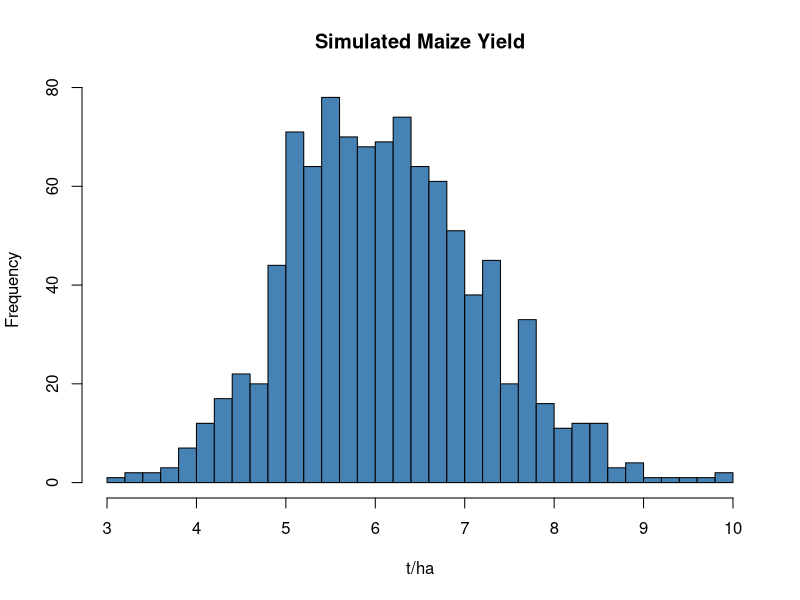
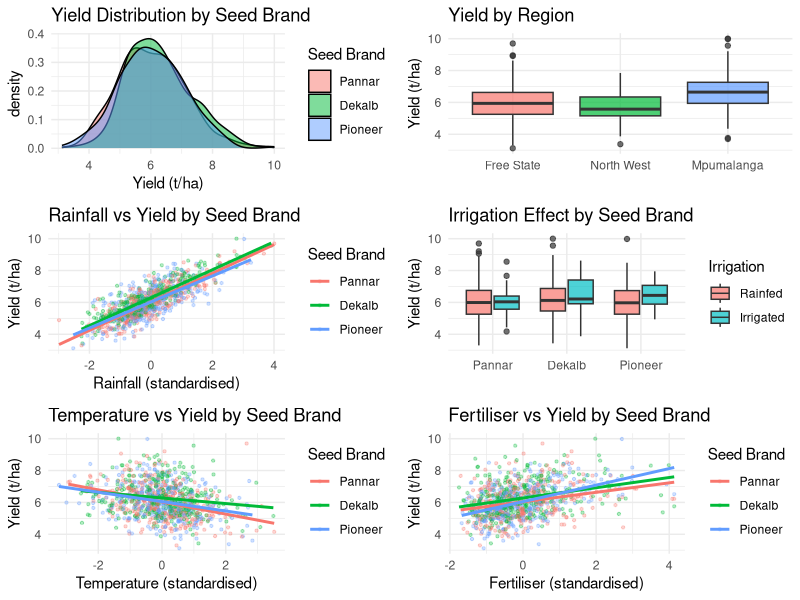

Recreate these plots in R, in order.
#Generate Observational Data

library(GGally)
library(writexl)


set.seed(123)
n <- 1000  # total observations (fields)

# -----------------------------------------------------------
# 1. REGION  
#    1 = Free State, 2 = North West, 3 = Mpumalanga
# -----------------------------------------------------------
regions <- c("Free State", "North West", "Mpumalanga")
region  <- sample(1:3, n, replace = TRUE, prob = c(0.6, 0.15, 0.25))

# -----------------------------------------------------------
# 2. AVERAGE TEMPERATURE  
# -----------------------------------------------------------
temp_params <- list(
  "1" = c(mean = 23, sd = 3),   # Free State
  "2" = c(mean = 24, sd = 2.5),   # North West
  "3" = c(mean = 23, sd = 1.5)    # Mpumalanga
)

temperature <- mapply(function(reg) {
  p   <- temp_params[[as.character(reg)]]
  val <- rnorm(1, mean = p["mean"], sd = p["sd"])
  val <- max(-5, min(42, val))
  val
}, region)

# -----------------------------------------------------------
# 3. RAINFALL  
# -----------------------------------------------------------
rainfall_params <- list(
  "1" = c(mean = 1080, shape = 25),  # Free State
  "2" = c(mean = 996,  shape = 25),  # North West
  "3" = c(mean = 1230, shape = 25)   # Mpumalanga
)

rainfall <- mapply(function(reg) {
  p    <- rainfall_params[[as.character(reg)]]
  rate <- p["shape"] / p["mean"]
  rgamma(1, shape = p["shape"], rate = rate)
}, region)


# -----------------------------------------------------------
# 5. IRRIGATION TYPE
#    1 = Rainfed, 2 = Irrigated
# -----------------------------------------------------------
irrigation <- mapply(function(reg) {
  if (reg == 3) {
    1L  # Rainfed only
  } else {
    sample(1:2, 1, prob = c(0.9, 0.1))
  }
}, region)

# -----------------------------------------------------------
# 6. FERTILISER APPLICATION RATE  
# -----------------------------------------------------------
fert_mu    <- log(180^2 / sqrt(180^2 + 80^2))
fert_sigma <- sqrt(log(1 + (80 / 180)^2))

fertiliser <- rlnorm(n, meanlog = fert_mu, sdlog = fert_sigma)
fertiliser <- pmax(0, pmin(500, fertiliser))

# -----------------------------------------------------------
# 7. Chemical Weed Control PER HECTARE 
# -----------------------------------------------------------
pest_mu    <- log(150^2 / sqrt(150^2 + 70^2))
pest_sigma <- sqrt(log(1 + (70 / 150)^2))

pesticide_kgha <- rlnorm(n, meanlog = pest_mu, sdlog = pest_sigma)
pesticide_kgha <- pmax(0, pmin(500, pesticide_kgha))

# -----------------------------------------------------------
# 8. SOIL ORGANIC MATTER  (Beta → rescaled to [1, 6]%)
#    + rainfall, - temperature
# -----------------------------------------------------------
rain_soil <- (rainfall - min(rainfall)) / (max(rainfall) - min(rainfall))
temp_soil <- (temperature - min(temperature)) / (max(temperature) - min(temperature))

soil_organic_matter <- 0.6 * rain_soil + 0.4 * (1 - temp_soil)

soil_organic_matter <- 1 + soil_organic_matter * 5
soil_organic_matter <- pmin(pmax(soil_organic_matter, 1), 6)

# -----------------------------------------------------------
# 12. SEED BRAND  
#     1 = Pannar, 2 = Dekalb, 3 = Pioneer
# -----------------------------------------------------------
seed_brand <- sample(1:3, n, replace = TRUE, prob = c(1/3, 1/3, 1/3))

# -----------------------------------------------------------
# 13. TRACTOR BRAND  (Nuisance)
#     1 = John Deere, 2 = Case, 3 = New Holland
# -----------------------------------------------------------
tractor_brand <- sample(1:3, n, replace = TRUE, prob = c(0.6, 0.2, 0.2))

# -----------------------------------------------------------
# 14. ASSEMBLE DATASET
# -----------------------------------------------------------
maize_data <- data.frame(
  region              = region,           # 1=Free State, 2=North West, 3=Mpumalanga
  temperature_C       = round(temperature,          2),
  rainfall_mm         = round(rainfall,              1),
  irrigation          = irrigation,  
  fertiliser_kgha     = round(fertiliser,            2),
  pesticide_kgha      = round(pesticide_kgha,        2),
  soil_organic_matter = round(soil_organic_matter,   3),
  seed_brand          = seed_brand,      
  tractor_brand       = tractor_brand     
)

maize_data_observed <- maize_data #for viewing
# --- Correct variable types ---
maize_data$region        <- factor(maize_data$region,        labels = c("Free State", "North West", "Mpumalanga"))
maize_data$irrigation    <- factor(maize_data$irrigation,    labels = c("Rainfed", "Irrigated"))
maize_data$seed_brand    <- factor(maize_data$seed_brand,    labels = c("Pannar", "Dekalb", "Pioneer"))
maize_data$tractor_brand <- factor(maize_data$tractor_brand, labels = c("John Deere", "Case", "New Holland"))

# --- Standardise continuous variables ---
maize_data$temperature_C_z       <- as.numeric(scale(maize_data$temperature_C))
maize_data$rainfall_mm_z         <- as.numeric(scale(maize_data$rainfall_mm))
maize_data$fertiliser_kgha_z     <- as.numeric(scale(maize_data$fertiliser_kgha))
maize_data$pesticide_kgha_z      <- as.numeric(scale(maize_data$pesticide_kgha))
maize_data$soil_organic_matter_z <- as.numeric(scale(maize_data$soil_organic_matter))

# --- Dummies (Pannar = reference, so no Pannar dummy) ---
maize_data$Dekalb    <- as.integer(maize_data$seed_brand == "Dekalb")
maize_data$Pioneer   <- as.integer(maize_data$seed_brand == "Pioneer")
maize_data$Irrigated <- as.integer(maize_data$irrigation == "Irrigated")
maize_data$John    <- as.integer(maize_data$tractor_brand == "John Deere")
maize_data$Case   <- as.integer(maize_data$tractor_brand == "New Holland")

# Local vectors for use in yield formula
Dekalb    <- maize_data$Dekalb
Pioneer   <- maize_data$Pioneer
Irrigated <- maize_data$Irrigated

# --- Simulate yield ---
# Reference groups: Pannar seed, Rainfed irrigation
maize_data$yield_tha <- (
  6.0                                                         # baseline = Pannar, Rainfed
  
  + 0.80  * maize_data$rainfall_mm_z                         # strongest driver
  - 0.25  * maize_data$temperature_C_z                       # heat penalty
  
  + 0.35  * maize_data$fertiliser_kgha_z
  + 0.2  * maize_data$pesticide_kgha_z
  + 0.25  * Irrigated                                        # vs Rainfed
  
  + 0.10  * maize_data$soil_organic_matter_z #slaan my
  
  + 0.30  * Dekalb                                           # vs Pannar
  + 0.20  * Dekalb   * maize_data$temperature_C_z            # Pannar thrives in heat (negative relative to Dekalb)
  + 0.25  * Pioneer  * Irrigated                             # Pioneer boost when irrigated
  + 0.20  * Pioneer  * maize_data$fertiliser_kgha_z          # Pioneer boost with high fertiliser
  
  + rnorm(n, mean = 0, sd = 0.3)
)

maize_data$yield_tha <- pmin(pmax(maize_data$yield_tha, 3), 10)

# --- Subset columns ---
maize_data <- maize_data[, c("yield_tha",
                             "region",
                             "temperature_C_z",
                             "rainfall_mm_z",
                             "Irrigated",
                             "fertiliser_kgha_z",
                             "pesticide_kgha_z",
                             "soil_organic_matter_z",
                             "Dekalb",
                             "Pioneer",
                             "John",
                             "Case",
                             "seed_brand",
                             "irrigation")]

summary(maize_data$yield_tha)
hist(maize_data$yield_tha, breaks = 30,
     main = "Simulated Maize Yield", xlab = "t/ha", col = "steelblue")

library(ggplot2)
library(gridExtra)

###SOME GRAPHS
# 1. Yield distribution by seed brand
p1 <- ggplot(maize_data, aes(x = yield_tha, fill = seed_brand)) +
  geom_density(alpha = 0.5) +
  labs(title = "Yield Distribution by Seed Brand", x = "Yield (t/ha)", fill = "Seed Brand") +
  theme_minimal()

# 2. Yield by region (boxplot)
p2 <- ggplot(maize_data, aes(x = region, y = yield_tha, fill = region)) +
  geom_boxplot(alpha = 0.7) +
  labs(title = "Yield by Region", x = "", y = "Yield (t/ha)") +
  theme_minimal() +
  theme(legend.position = "none")

# 3. Rainfall vs Yield (scatter) coloured by seed brand
p3 <- ggplot(maize_data, aes(x = rainfall_mm_z, y = yield_tha, colour = seed_brand)) +
  geom_point(alpha = 0.3, size = 0.8) +
  geom_smooth(method = "lm", se = FALSE) +
  labs(title = "Rainfall vs Yield by Seed Brand", 
       x = "Rainfall (standardised)", y = "Yield (t/ha)", colour = "Seed Brand") +
  theme_minimal()

# 4. Irrigation effect by seed brand
p4 <- ggplot(maize_data, aes(x = seed_brand, y = yield_tha, fill = irrigation)) +
  geom_boxplot(alpha = 0.7) +
  labs(title = "Irrigation Effect by Seed Brand", x = "", y = "Yield (t/ha)", fill = "Irrigation") +
  theme_minimal()

# 5. Temperature vs Yield — should show Pannar doing better in heat
p5 <- ggplot(maize_data, aes(x = temperature_C_z, y = yield_tha, colour = seed_brand)) +
  geom_point(alpha = 0.3, size = 0.8) +
  geom_smooth(method = "lm", se = FALSE) +
  labs(title = "Temperature vs Yield by Seed Brand",
       x = "Temperature (standardised)", y = "Yield (t/ha)", colour = "Seed Brand") +
  theme_minimal()

# 6. Fertiliser vs Yield — Pioneer interaction should be visible
p6 <- ggplot(maize_data, aes(x = fertiliser_kgha_z, y = yield_tha, colour = seed_brand)) +
  geom_point(alpha = 0.3, size = 0.8) +
  geom_smooth(method = "lm", se = FALSE) +
  labs(title = "Fertiliser vs Yield by Seed Brand",
       x = "Fertiliser (standardised)", y = "Yield (t/ha)", colour = "Seed Brand") +
  theme_minimal()

# Display all together
grid.arrange(p1, p2, p3, p4, p5, p6, ncol = 2)


#I will export the necessary dataset for the next step
maize_data_observed$yield_tha <-maize_data$yield_tha
write.csv(maize_data_observed, "observed_data.csv", row.names = FALSE)
